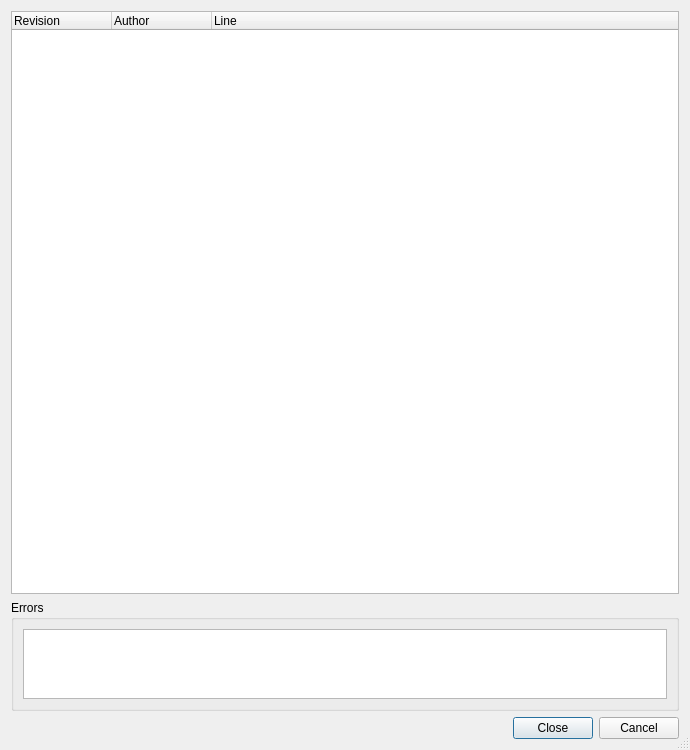
<?xml version="1.0" encoding="UTF-8"?>
<ui version="4.0">
 <class>SvnBlameDialog</class>
 <widget class="QDialog" name="SvnBlameDialog">
  <property name="geometry">
   <rect>
    <x>0</x>
    <y>0</y>
    <width>690</width>
    <height>750</height>
   </rect>
  </property>
  <property name="windowTitle">
   <string>Subversion Blame</string>
  </property>
  <property name="sizeGripEnabled">
   <bool>true</bool>
  </property>
  <layout class="QVBoxLayout">
   <item>
    <widget class="QTreeWidget" name="blameList">
     <property name="sizePolicy">
      <sizepolicy hsizetype="Expanding" vsizetype="Expanding">
       <horstretch>0</horstretch>
       <verstretch>6</verstretch>
      </sizepolicy>
     </property>
     <property name="alternatingRowColors">
      <bool>true</bool>
     </property>
     <property name="selectionMode">
      <enum>QAbstractItemView::NoSelection</enum>
     </property>
     <property name="rootIsDecorated">
      <bool>false</bool>
     </property>
     <property name="itemsExpandable">
      <bool>false</bool>
     </property>
     <column>
      <property name="text">
       <string>Revision</string>
      </property>
     </column>
     <column>
      <property name="text">
       <string>Author</string>
      </property>
     </column>
     <column>
      <property name="text">
       <string>Line</string>
      </property>
     </column>
    </widget>
   </item>
   <item>
    <widget class="QGroupBox" name="errorGroup">
     <property name="sizePolicy">
      <sizepolicy hsizetype="Preferred" vsizetype="Expanding">
       <horstretch>0</horstretch>
       <verstretch>1</verstretch>
      </sizepolicy>
     </property>
     <property name="title">
      <string>Errors</string>
     </property>
     <layout class="QVBoxLayout">
      <item>
       <widget class="QTextEdit" name="errors">
        <property name="readOnly">
         <bool>true</bool>
        </property>
        <property name="acceptRichText">
         <bool>false</bool>
        </property>
       </widget>
      </item>
     </layout>
    </widget>
   </item>
   <item>
    <widget class="QDialogButtonBox" name="buttonBox">
     <property name="orientation">
      <enum>Qt::Horizontal</enum>
     </property>
     <property name="standardButtons">
      <set>QDialogButtonBox::Cancel|QDialogButtonBox::Close</set>
     </property>
    </widget>
   </item>
  </layout>
 </widget>
 <tabstops>
  <tabstop>blameList</tabstop>
  <tabstop>errors</tabstop>
  <tabstop>buttonBox</tabstop>
 </tabstops>
 <resources/>
 <connections/>
</ui>
